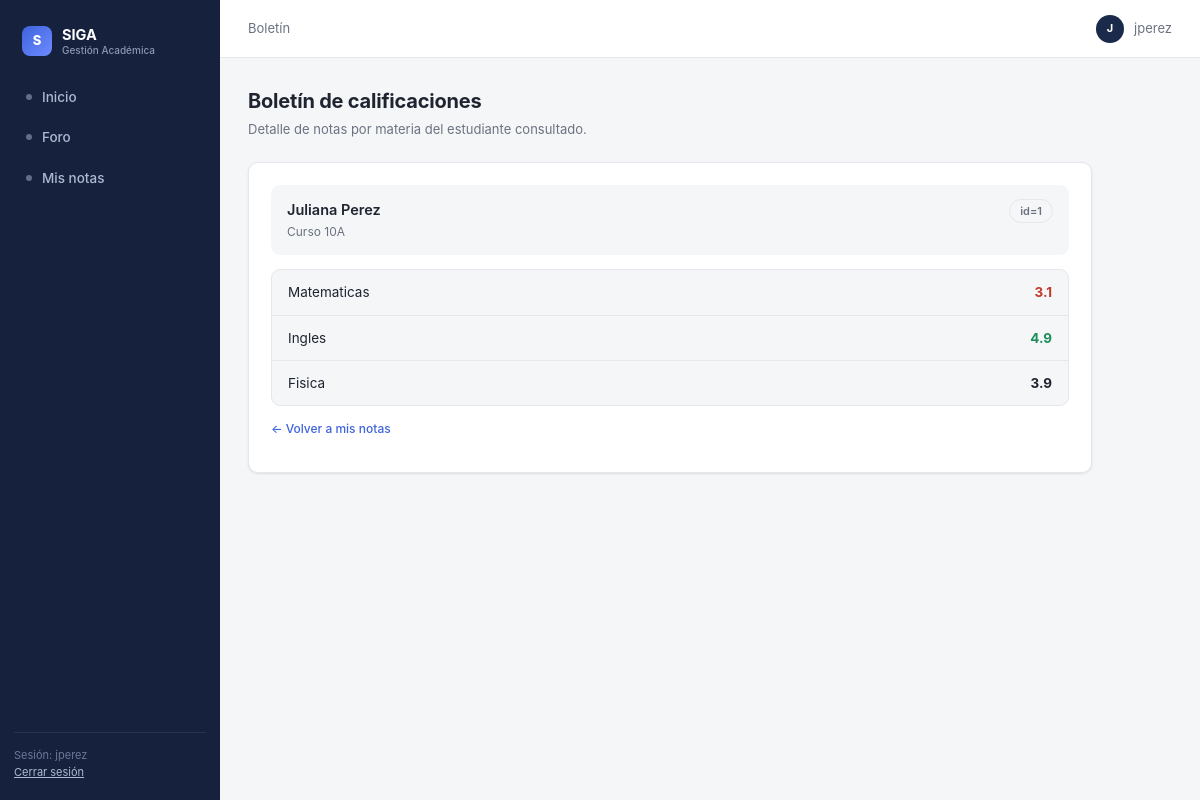
The page /notas/1 (signed in) on the database its author committed.
### tables this page shows
CREATE TABLE usuarios (
            id INTEGER PRIMARY KEY AUTOINCREMENT,
            usuario TEXT NOT NULL,
            password TEXT NOT NULL,
            nombre_completo TEXT NOT NULL,
            curso TEXT NOT NULL,
            es_admin INTEGER DEFAULT 0
        );

CREATE TABLE calificaciones (
            id INTEGER PRIMARY KEY AUTOINCREMENT,
            estudiante_id INTEGER NOT NULL,
            materia TEXT NOT NULL,
            nota REAL NOT NULL
        );

### app.py (the view)
@app.route("/notas/<int:estudiante_id>")
def notas_detail(estudiante_id):
    if "usuario_id" not in session:
        return redirect(url_for("login"))
    estudiante, notas = _cargar_boletin(estudiante_id)
    if estudiante is None:
        return "Estudiante no encontrado", 404
    return render_template("notas_detail.html", estudiante=estudiante, notas=notas)

### app.py (called while the page is built)
def get_db():
    if "db" not in g:
        g.db = sqlite3.connect(DB_PATH)
        g.db.row_factory = sqlite3.Row
    return g.db

def _cargar_boletin(estudiante_id):
    db = get_db()
    estudiante = db.execute(
        "SELECT id, nombre_completo, curso FROM usuarios WHERE id = ?",
        (estudiante_id,),
    ).fetchone()
    if estudiante is None:
        return None, None
    notas = db.execute(
        "SELECT materia, nota FROM calificaciones WHERE estudiante_id = ?",
        (estudiante_id,),
    ).fetchall()
    return estudiante, notas

### templates/notas_detail.html (shortened to what this page needs)
{% extends "base.html" %}
{% block crumb %}Boletín{% endblock %}
{% block content %}
<div class="page-head">
  <h1>Boletín de calificaciones</h1>
  <p>Detalle de notas por materia del estudiante consultado.</p>
</div>
<div class="card">
  <div class="student-row">
    <div>
      <p class="name">{{ estudiante.nombre_completo }}</p>
      <p class="course">Curso {{ estudiante.curso }}</p>
    </div>
    <span class="pill">id={{ estudiante.id }}</span>
  </div>
  <div class="grade-list">
    {% for nota in notas %}
    <div class="grade-row">
      <span>{{ nota.materia }}</span>
      <span class="score {{ 'low' if nota.nota < 3.5 else ('high' if nota.nota >= 4.5 else '') }}">{{ '%.1f'|format(nota.nota) }}</span>
    </div>
    {% else %}
    <div class="grade-row"><span style="color: var(--muted);">Sin notas registradas</span><span></span></div>
    {% endfor %}
  </div>
  <p class="helper"><a class="link" href="/mis-notas">← Volver a mis notas</a></p>
</div>
{% endblock %}

### templates/base.html (shortened to what this page needs)
<!doctype html>
<html lang="es">
<head>
<link rel="stylesheet" href="{{ url_for('static', filename='css/style.css') }}">
</head>
<body>
<aside class="sidebar">
  <div class="sidebar-logo">
    <div class="mark">S</div>
    <span class="txt">SIGA<small>Gestión Académica</small></span>
  </div>
  <ul class="sidebar-nav">
    <li><a href="/" class="{% if request.path == '/' %}active{% endif %}"><span class="dot"></span> Inicio</a></li>
    <li><a href="/foro" class="{% if request.path == '/foro' %}active{% endif %}"><span class="dot"></span> Foro</a></li>
    <li><a href="/mis-notas" class="{% if request.path == '/mis-notas' %}active{% endif %}"><span class="dot"></span> Mis notas</a></li>
  </ul>
  <div class="sidebar-foot">
    {% if session.get('usuario') %}
      Sesión: {{ session.get('usuario') }}<br>
      <a href="/logout" style="color:#AEB8D0;">Cerrar sesión</a>
    {% else %}
      SIGA © 2026
    {% endif %}
  </div>
</aside>
<div class="topbar">
  <span class="topbar-crumb">{% block crumb %}Panel{% endblock %}</span>
  <div class="topbar-user">
    {% if session.get('usuario') %}
      <div class="avatar">{{ session.get('usuario')[0]|upper }}</div>
      <span>{{ session.get('usuario') }}</span>
    {% else %}
      <a href="/login">Iniciar sesión</a>
    {% endif %}
  </div>
</div>
<main class="main">
  {% block content %}{% endblock %}
</main>
</body>
</html>

### static/css/style.css (style rules this page uses)
:root { --navy: #1B2A4A; --navy-light: #2A3F6B; --sidebar-bg: #16223D; --sidebar-hover: #22314F; --cream: #F5F6F8; --card: #FFFFFF; --ink: #1F2430; --muted: #6B7280; --border: #E5E7EB; --red: #C0392B; --green: #1E8E5A; --accent: #3E63DD; --shadow: 0 1px 2px rgba(16,24,40,0.04), 0 1px 3px rgba(16,24,40,0.06); --shadow-md: 0 2px 6px rgba(16,24,40,0.06), 0 8px 20px rgba(16,24,40,0.08); --sidebar-w: 220px; }
* { box-sizing: border-box; }
html { -webkit-font-smoothing: antialiased; }
body { font-family: "Inter", -apple-system, "Segoe UI", Roboto, sans-serif; background: var(--cream); color: var(--ink); margin: 0; line-height: 1.5; font-size: 14px; }
.sidebar { position: fixed; top: 0; left: 0; bottom: 0; width: var(--sidebar-w); background: var(--sidebar-bg); padding: 20px 14px; display: flex; flex-direction: column; z-index: 20; }
.sidebar-logo { display: flex; align-items: center; gap: 10px; padding: 6px 8px 22px; }
.sidebar-logo .mark { width: 30px; height: 30px; border-radius: 8px; background: linear-gradient(135deg, var(--accent), #6E8BFF); flex-shrink: 0; display: flex; align-items: center; justify-content: center; color: #fff; font-weight: 800; font-size: 13px; }
.sidebar-logo .txt { color: #fff; font-weight: 700; font-size: 14.5px; line-height: 1.2; }
.sidebar-logo .txt small { display: block; font-size: 10px; font-weight: 500; color: #8B97B5; }
.sidebar-nav { list-style: none; margin: 0; padding: 0; flex: 1; }
.sidebar-nav li { margin-bottom: 2px; }
.sidebar-nav a { display: flex; align-items: center; gap: 10px; color: #AEB8D0; text-decoration: none; font-size: 13.5px; font-weight: 500; padding: 9px 12px; border-radius: 7px; transition: background 0.15s ease, color 0.15s ease; }
.sidebar-nav a .dot { width: 6px; height: 6px; border-radius: 50%; background: currentColor; opacity: 0.5; flex-shrink: 0; }
.sidebar-foot { border-top: 1px solid rgba(255,255,255,0.08); padding-top: 14px; font-size: 11px; color: #6B7797; }
.topbar { position: sticky; top: 0; margin-left: var(--sidebar-w); background: var(--card); border-bottom: 1px solid var(--border); padding: 0 28px; height: 58px; display: flex; align-items: center; justify-content: space-between; z-index: 10; }
.topbar-crumb { font-size: 13px; color: var(--muted); }
.topbar-user { display: flex; align-items: center; gap: 10px; font-size: 13px; color: var(--muted); }
.topbar-user .avatar { width: 28px; height: 28px; border-radius: 50%; background: var(--navy); color: #fff; display: flex; align-items: center; justify-content: center; font-size: 11px; font-weight: 700; }
.main { margin-left: var(--sidebar-w); padding: 28px 28px 60px; max-width: 900px; }
.page-head { margin-bottom: 22px; }
.page-head h1 { font-size: 20px; margin: 0 0 4px; font-weight: 700; letter-spacing: -0.01em; }
.page-head p { font-size: 13px; color: var(--muted); margin: 0; }
.card { background: var(--card); border: 1px solid var(--border); border-radius: 10px; padding: 22px; margin-bottom: 16px; box-shadow: var(--shadow); }
h1 { font-size: 19px; margin: 0 0 4px; }
.pill { font-size: 11px; font-weight: 600; color: var(--muted); background: var(--cream); border: 1px solid var(--border); border-radius: 20px; padding: 3px 10px; white-space: nowrap; }
.student-row { background: var(--cream); border-radius: 9px; padding: 14px 16px; display: flex; justify-content: space-between; align-items: flex-start; margin-bottom: 14px; }
.student-row .name { font-weight: 600; font-size: 14.5px; margin: 0; }
.student-row .course { font-size: 12px; color: var(--muted); margin: 3px 0 0; }
.grade-list { background: var(--cream); border-radius: 9px; overflow: hidden; border: 1px solid var(--border); }
.grade-row { display: flex; justify-content: space-between; align-items: center; padding: 12px 16px; border-bottom: 1px solid var(--border); font-size: 13.5px; }
.grade-row:last-child { border-bottom: none; }
.grade-row .score { font-weight: 700; }
.score.low { color: var(--red); }
.score.high { color: var(--green); }
.helper { font-size: 12px; color: var(--muted); margin-top: 14px; }
a.link { color: var(--accent); font-weight: 500; text-decoration: none; }

### rows shown on the page
usuarios: get "jperez", nombre_completo "Juliana Perez", curso "10A", id "1"
calificaciones: materia "Matematicas", nota "3.1"
calificaciones: materia "Ingles", nota "4.9"
calificaciones: materia "Fisica", nota "3.9"

### other values the page prints
{{ session.get('usuario')[0]|upper }} "J"
